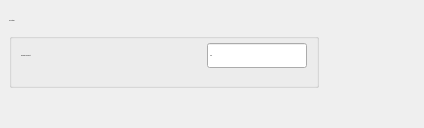
<?xml version="1.0" encoding="UTF-8"?>
<ui version="4.0">
 <class>sql_settings</class>
 <widget class="QWidget" name="sql_settings">
  <property name="geometry">
   <rect>
    <x>0</x>
    <y>0</y>
    <width>424</width>
    <height>128</height>
   </rect>
  </property>
  <property name="windowTitle">
   <string>Form</string>
  </property>
  <widget class="QGroupBox" name="groupBox">
   <property name="geometry">
    <rect>
     <x>9</x>
     <y>19</y>
     <width>310</width>
     <height>69</height>
    </rect>
   </property>
   <property name="font">
    <font>
     <family>Arial</family>
     <pointsize>1</pointsize>
     <weight>50</weight>
     <italic>false</italic>
     <bold>false</bold>
    </font>
   </property>
   <property name="styleSheet">
    <string notr="true">font: 16px 'Arial';</string>
   </property>
   <property name="title">
    <string>SQL Settings</string>
   </property>
   <layout class="QGridLayout" name="gridLayout_2">
    <item row="0" column="0">
     <layout class="QGridLayout" name="gridLayout">
      <property name="spacing">
       <number>0</number>
      </property>
      <item row="0" column="2">
       <widget class="QLineEdit" name="row_count">
        <property name="sizePolicy">
         <sizepolicy hsizetype="Preferred" vsizetype="Preferred">
          <horstretch>0</horstretch>
          <verstretch>0</verstretch>
         </sizepolicy>
        </property>
        <property name="minimumSize">
         <size>
          <width>100</width>
          <height>0</height>
         </size>
        </property>
        <property name="maximumSize">
         <size>
          <width>25</width>
          <height>25</height>
         </size>
        </property>
        <property name="toolTip">
         <string>&lt;html&gt;&lt;head/&gt;&lt;body&gt;&lt;p&gt;Default value is 1000. Change to -1 for no limit.&lt;/p&gt;&lt;/body&gt;&lt;/html&gt;</string>
        </property>
        <property name="text">
         <string>1000</string>
        </property>
       </widget>
      </item>
      <item row="0" column="1">
       <widget class="QLabel" name="label">
        <property name="toolTip">
         <string>&lt;html&gt;&lt;head/&gt;&lt;body&gt;&lt;p&gt;Max table row count represents the max number of repeated seeds to be analyzed and loaded into the table in multitargeting. The &lt;span style=&quot; font-style:italic;&quot;&gt;global analysis&lt;/span&gt; section is not affected by this value. After changing the value, reload the anlysis but clicking the &lt;span style=&quot; font-weight:600;&quot;&gt;Analyze&lt;/span&gt; button.&lt;/p&gt;&lt;/body&gt;&lt;/html&gt;</string>
        </property>
        <property name="text">
         <string>Max Table Row Count:</string>
        </property>
       </widget>
      </item>
     </layout>
    </item>
   </layout>
  </widget>
 </widget>
 <resources/>
 <connections/>
</ui>
